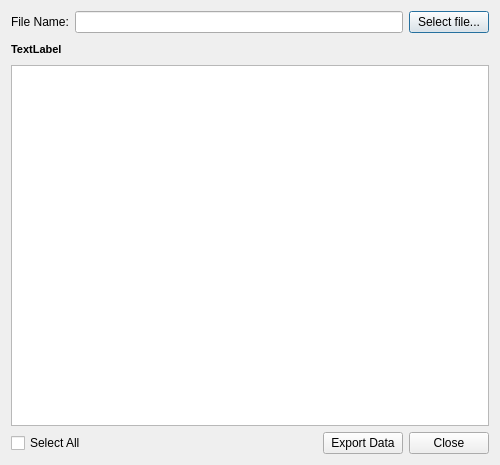
<?xml version="1.0" encoding="UTF-8"?>
<ui version="4.0">
 <class>dlgCSVExport</class>
 <widget class="QDialog" name="dlgCSVExport">
  <property name="geometry">
   <rect>
    <x>0</x>
    <y>0</y>
    <width>500</width>
    <height>465</height>
   </rect>
  </property>
  <property name="minimumSize">
   <size>
    <width>500</width>
    <height>400</height>
   </size>
  </property>
  <property name="maximumSize">
   <size>
    <width>500</width>
    <height>465</height>
   </size>
  </property>
  <property name="windowTitle">
   <string>Dialog</string>
  </property>
  <layout class="QVBoxLayout" name="verticalLayout">
   <item>
    <layout class="QHBoxLayout" name="horizontalLayout" stretch="0,1,0">
     <item>
      <widget class="QLabel" name="label">
       <property name="text">
        <string>File Name:</string>
       </property>
      </widget>
     </item>
     <item>
      <widget class="QLineEdit" name="edtFilename">
       <property name="readOnly">
        <bool>true</bool>
       </property>
      </widget>
     </item>
     <item>
      <widget class="QPushButton" name="btnFileBrowse">
       <property name="text">
        <string>Select file...</string>
       </property>
      </widget>
     </item>
    </layout>
   </item>
   <item>
    <layout class="QHBoxLayout" name="horizontalLayout_3">
     <item>
      <widget class="QLabel" name="lblEntity">
       <property name="font">
        <font>
         <pointsize>8</pointsize>
         <weight>75</weight>
         <bold>true</bold>
        </font>
       </property>
       <property name="text">
        <string>TextLabel</string>
       </property>
      </widget>
     </item>
     <item>
      <spacer name="horizontalSpacer_2">
       <property name="orientation">
        <enum>Qt::Horizontal</enum>
       </property>
       <property name="sizeHint" stdset="0">
        <size>
         <width>40</width>
         <height>20</height>
        </size>
       </property>
      </spacer>
     </item>
    </layout>
   </item>
   <item>
    <widget class="QListWidget" name="lwColumns">
     <property name="maximumSize">
      <size>
       <width>16777215</width>
       <height>400</height>
      </size>
     </property>
     <property name="editTriggers">
      <set>QAbstractItemView::NoEditTriggers</set>
     </property>
    </widget>
   </item>
   <item>
    <layout class="QHBoxLayout" name="horizontalLayout_2">
     <item>
      <widget class="QCheckBox" name="cbAll">
       <property name="text">
        <string>Select All</string>
       </property>
      </widget>
     </item>
     <item>
      <spacer name="horizontalSpacer">
       <property name="orientation">
        <enum>Qt::Horizontal</enum>
       </property>
       <property name="sizeHint" stdset="0">
        <size>
         <width>40</width>
         <height>20</height>
        </size>
       </property>
      </spacer>
     </item>
     <item>
      <widget class="QPushButton" name="btnExport">
       <property name="text">
        <string>Export Data</string>
       </property>
      </widget>
     </item>
     <item>
      <widget class="QPushButton" name="btnClose">
       <property name="text">
        <string>Close</string>
       </property>
      </widget>
     </item>
    </layout>
   </item>
  </layout>
 </widget>
 <resources/>
 <connections/>
</ui>
